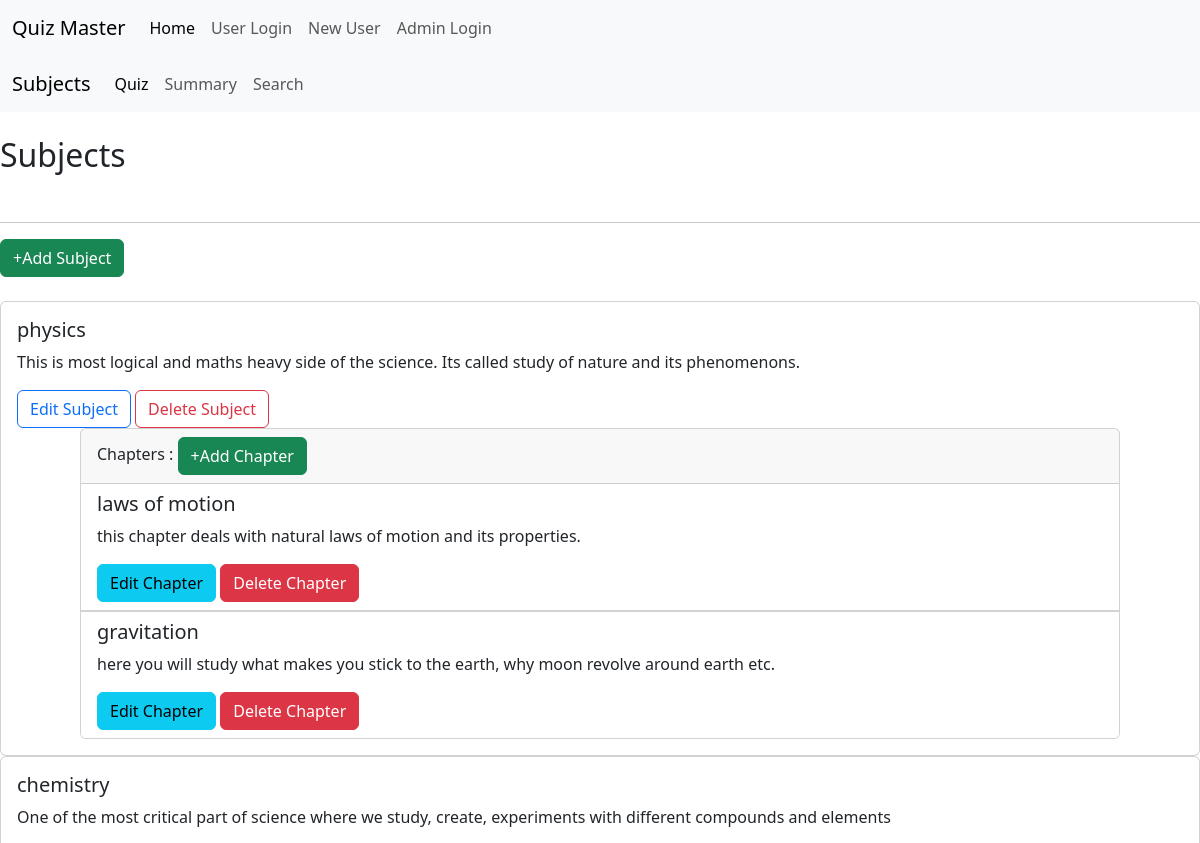
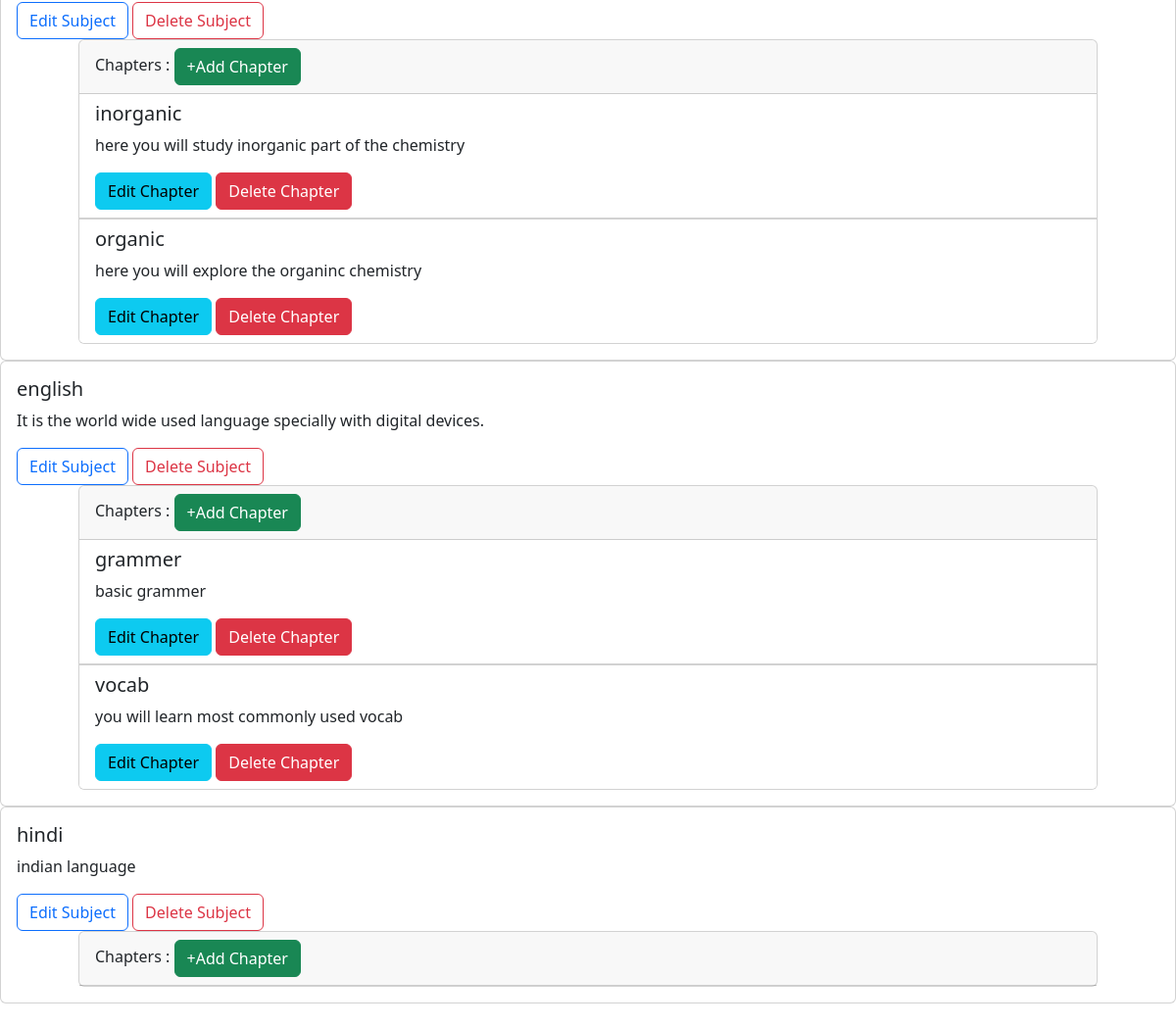
The page /admin_dash on the database its author committed (2 pictures, top to bottom).
### application/models.py (models this page shows, shortened)
class Subject(db.Model):
    id=db.Column(db.Integer, primary_key=True)
    name=db.Column(db.String(80), unique=True, nullable=False)
    sdesc=db.Column(db.String(120), nullable=True)
    chapters=db.relationship('Chapter', backref='subject', lazy=True)

class Chapter(db.Model):
    id=db.Column(db.Integer, primary_key=True)
    name=db.Column(db.String(80), unique=True, nullable=False)
    cdesc=db.Column(db.String(120), nullable=True)
    sub_id=db.Column(db.Integer, db.ForeignKey('subject.id'), nullable=False)
    quiz=db.relationship('Quiz', backref='chapter', lazy=True)

### application/controllers.py (the view)
@app.route('/admin_dash',methods=['POST','GET'])
def admin_dash():
    users=User.query.filter_by(type='user').all()
    subjects=Subject.query.all()
    chapters=Chapter.query.all()
    quizzes=Quiz.query.all()
    questions=Question.query.all()
    return render_template('admin_dash.html',users=users,subjects=subjects,chapters=chapters,quizzes=quizzes,
                questions=questions)

### templates/admin_dash.html (shortened to what this page needs)
{% extends 'base.html' %}
{% block content %}
<nav class="navbar navbar-expand-lg bg-body-tertiary">
    <div class="container-fluid">
      <a class="navbar-brand" href="/">Quiz Master</a>
      <div class="collapse navbar-collapse" id="navbarNav">
        <ul class="navbar-nav">
          <li class="nav-item">
            <a class="nav-link active" aria-current="page" href="/">Home</a>
          </li>
          <li class="nav-item">
            <a class="nav-link" href="/login">User Login</a>
          </li>
          <li class="nav-item">
            <a class="nav-link" href="/register">New User</a>
          </li>
          <li class="nav-item">
            <a class="nav-link" href="/admin">Admin Login</a>
          </li>
        </ul>
      </div>
    </div>
  </nav>
  <nav class="navbar navbar-expand-lg bg-body-tertiary">
    <div class="container-fluid">
      <a class="navbar-brand" href="/admin_dash">Subjects</a>
      <div class="collapse navbar-collapse" id="navbarSupportedContent">
        <ul class="navbar-nav me-auto mb-2 mb-lg-0">
          <li class="nav-item">
            <a class="nav-link active" aria-current="page" href="/admin_dash/quiz">Quiz</a>
          </li>
          <li class="nav-item">
            <a class="nav-link" href="/admin_dash/summary">Summary</a>
          </li>
          <li class="nav-item">
            <a class="nav-link" href="/admin_dash/search">Search</a>
          </li>
        </ul>
      </div>
    </div>
  </nav>
<div id="dashboard">
    <div id="total_subjects">
        <div >
          <br>
        <h2>Subjects</h2>
        <br>
        <hr>
        <a class="btn btn-success" href="/admin/add_subject">+Add Subject</a>
        </div>
        <br>
        {% for subject in subjects %}
        <div class="d-flex justify-content-center">
        <div class="card" style="width: 100rem;">
            <div class="card-body">
              <h5 class="card-title">{{subject.name}}</h5>
              <p class="card-text">{{subject.sdesc}}</p>
              <a class="btn btn-outline-primary" href='/admin/edit_subject/{{subject.id}}' class="card-link">Edit Subject</a>
              <a class="btn btn-outline-danger" href='/admin/delete_subject/{{subject.id}}' class="card-link">Delete Subject</a>
              <div class="d-flex justify-content-center">
              <div class="card" style="width: 65rem;">
                <div class="card-header">
                  Chapters :
                  <a class="btn btn-success" href="/admin/add_chapter/{{subject.id}}">+Add Chapter</a>
                </div>
                {% for chapter in chapters %}
                {% if chapter.sub_id == subject.id %}
                <ul class="list-group list-group-flush">
                  <li class="list-group-item">
                    <h5>{{chapter.name}}</h5>
                    <p>{{chapter.cdesc}}</p>
                    <a class="btn btn-info" href='/admin/edit_chapter/{{chapter.id}}' class="card-link">Edit Chapter</a>
                    <a class="btn btn-danger" href='/admin/delete_chapter/{{chapter.id}}' class="card-link">Delete Chapter</a>
                  </li>
                </ul>
                {% endif %}
                {% endfor %}
              </div>
            </div>
            </div>
          </div>
        </div>
            {% endfor %}
        <br>
    </div>
</div>
{% endblock %}

### static/css/style.css (style rules this page uses)
body { margin: 0; padding: 0; }

### rows shown on the page
Subject: name "physics", sdesc "This is most logical and maths heavy side of the science. Its called study of nature and its phenomenons."
Chapter: name "laws of motion", cdesc "this chapter deals with natural laws of motion and its properties."
Chapter: name "gravitation", cdesc "here you will study what makes you stick to the earth, why moon revolve around earth etc."
Subject: name "chemistry", sdesc "One of the most critical part of science where we study, create, experiments with different compounds and elements"
Chapter: name "inorganic", cdesc "here you will study inorganic part of the chemistry"
Chapter: name "organic", cdesc "here you will explore the organinc chemistry"
Subject: name "english", sdesc "It is the world wide used language specially with digital devices."
Chapter: name "grammer", cdesc "basic grammer"
Chapter: name "vocab", cdesc "you will learn most commonly used vocab"
Subject: name "hindi", sdesc "indian language"
